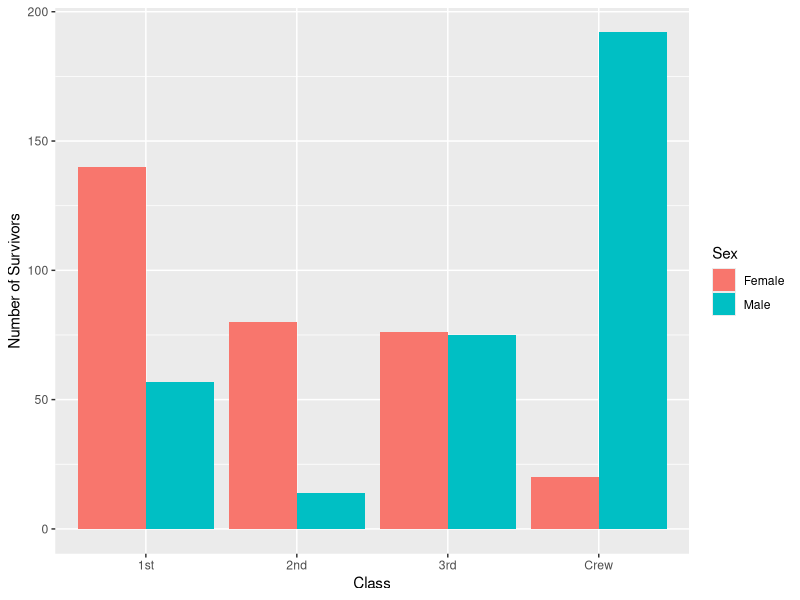
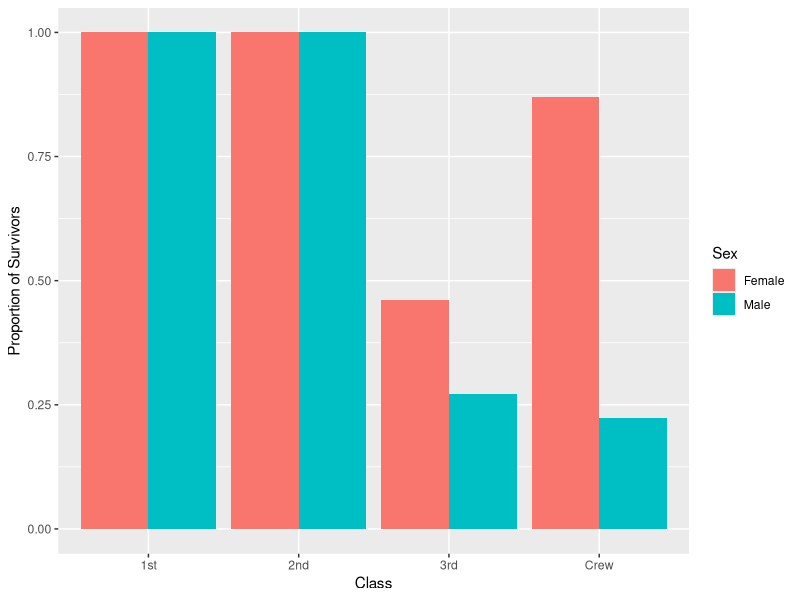
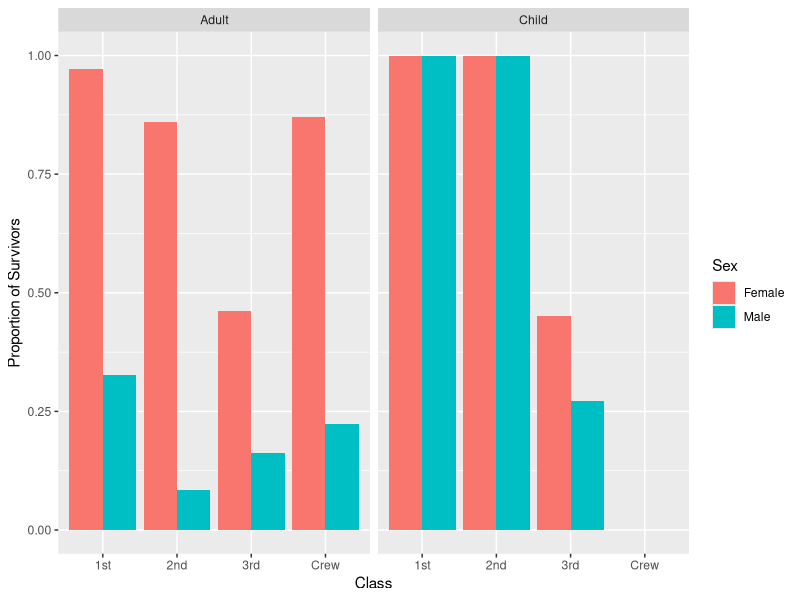

Source code (R) for these figures, in order:
## ---- chunk 1
library(tidyverse)

df_titanic <- as_tibble(Titanic)
## ---- chunk 2
## TASK: Perform a `glimpse` of df_titanic
head(df_titanic)
## ---- chunk 3
## NOTE: No need to edit! We'll cover how to
## do this calculation in a later exercise.
df_titanic %>% summarize(total = sum(n))
## ---- chunk 4
## TASK: Visualize counts against `Class` and `Sex`
df_titanic %>%
  filter(Survived == "Yes") %>%
  ggplot(aes(x = Class, y = n, fill = Sex)) +
  geom_col(position = "dodge") +
  ylab("Number of Survivors")
## ---- chunk 5
## NOTE: No need to edit! We'll cover how to
## do this calculation in a later exercise.
df_prop <-
  df_titanic %>%
  group_by(Class, Sex, Age) %>%
  mutate(
    Total = sum(n),
    Prop = n / Total
  ) %>%
  ungroup()
df_prop
## ---- chunk 6
df_prop %>%
  filter(Survived == "Yes") %>%
  ggplot(aes(x = Class, y = Prop, fill = Sex)) +
  geom_col(position = "dodge") +
  ylab("Proportion of Survivors")
## ---- chunk 7
df_prop %>%
  filter(Survived == "Yes") %>%
  ggplot(aes(x = Class, y = Prop, fill = Sex)) +
  geom_col(position = "dodge") +
  ylab("Proportion of Survivors") +
  facet_grid(~ Age)
